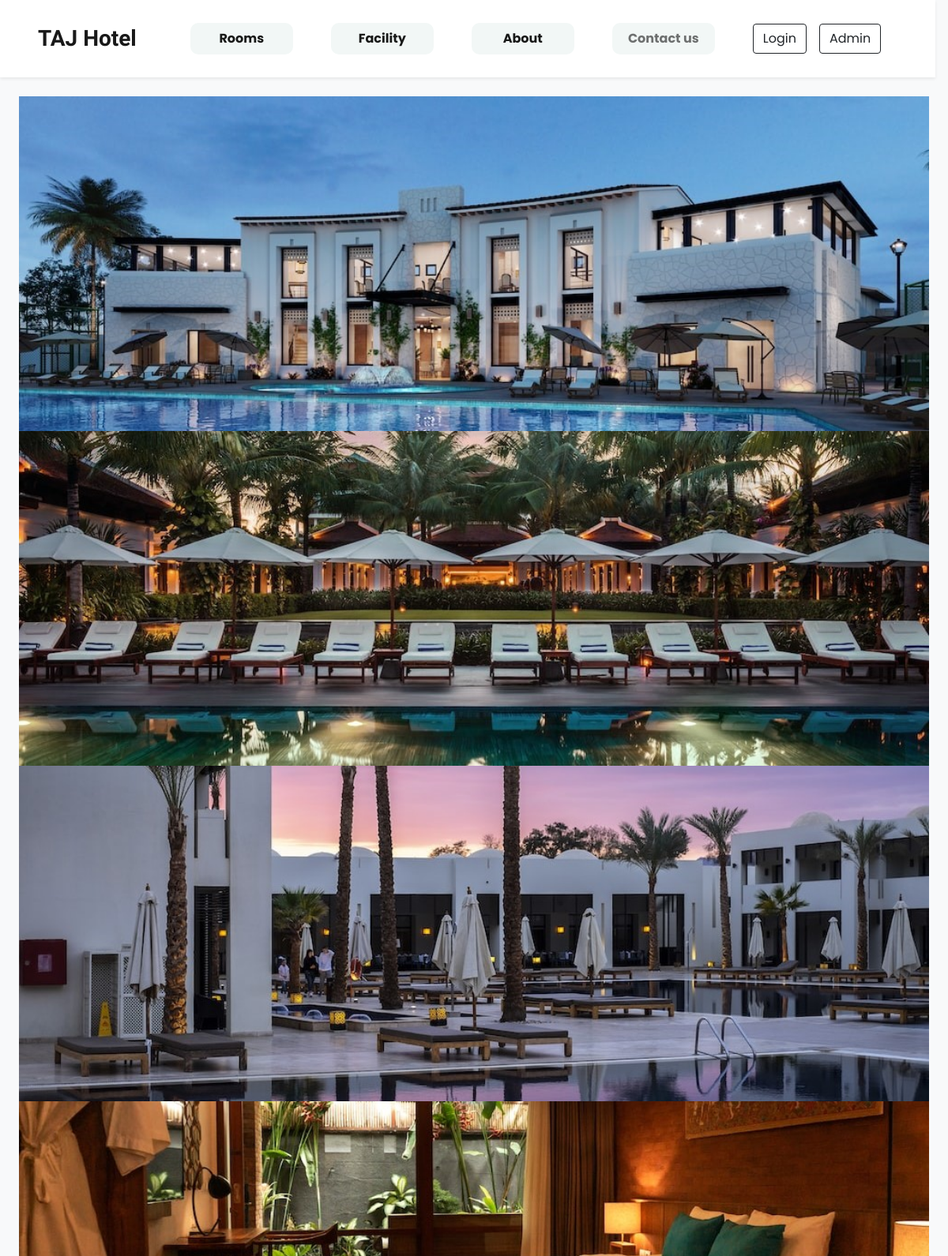
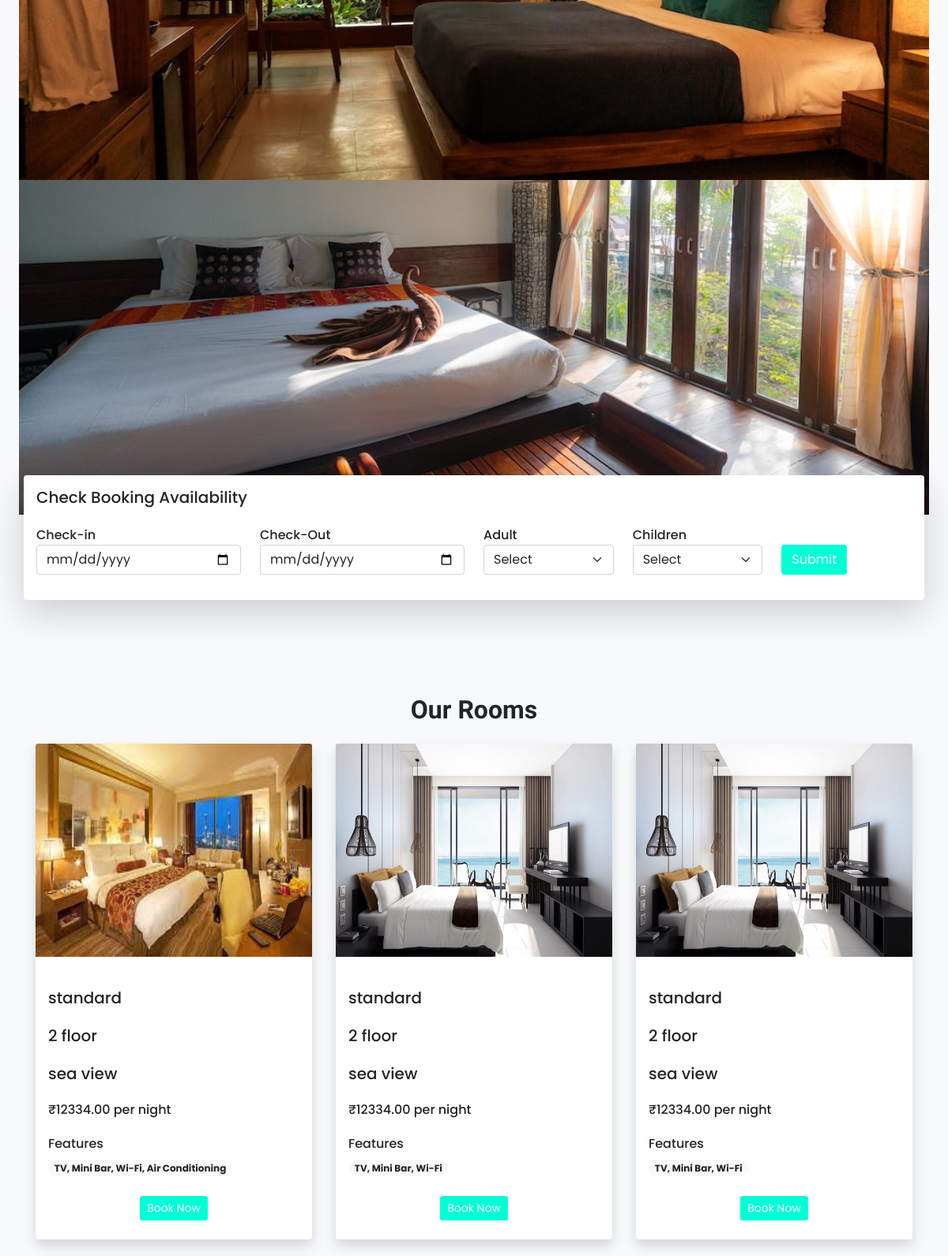
The app's page /Mini_Project/index.php (upper part) with its own data (2 pictures, top to bottom).
### tables this page shows
CREATE TABLE `rooms` (
  `room_number` int(10) NOT NULL,
  `room_type` varchar(50) NOT NULL,
  `occupancy` int(11) NOT NULL,
  `bed_type` varchar(20) NOT NULL,
  `view_type` varchar(50) DEFAULT NULL,
  `price` decimal(10,2) NOT NULL,
  `is_available` tinyint(1) NOT NULL,
  `description` text DEFAULT NULL,
  `floor` int(11) DEFAULT NULL,
  `image_url` varchar(255) DEFAULT NULL,
  `features_ids` varchar(255) DEFAULT NULL
);

### Mini_Project/index.php (the view, shortened to what this page needs)
<!DOCTYPE html>
<html lang="en">
<head>
    <link href="https://cdn.jsdelivr.net/npm/bootstrap@5.0.2/dist/css/bootstrap.min.css" rel="stylesheet">
    <link rel="stylesheet" href="https://cdn.jsdelivr.net/npm/bootstrap-icons@1.10.5/font/bootstrap-icons.css">
    <link rel="stylesheet" href="https://cdn.jsdelivr.net/npm/swiper@10/swiper-bundle.min.css"/>
    <link rel="stylesheet" href="https://cdn.jsdelivr.net/npm/swiper@10/swiper-bundle.min.css"/>
    <link rel="stylesheet" href="index.css?v=<?php echo time(); ?>">
</head>
<body class="bg-light">
    <?php require("inc/navBar.php")?>
    <div class="container-fluid  swiper px-lg-4 mt-4 h-10">
        <div class="swiper mySwiper">
            <div class="swiper-wrapper">
                <div class="swiper-slide">
                    <img src="images/Hotel_image1.jpeg" class="w-100  d-block"/>
                </div>
                <div class="swiper-slide">
                    <img src="images/Hotel_image2.jpeg" class="w-100  d-block"/>
                </div>
                <div class="swiper-slide">
                    <img src="images/Hotel_image3.jpeg" class="w-100  d-block"/>
                </div>
                <div class="swiper-slide">
                    <img src="images/Hotel_image4.jpeg" class="w-100  d-block"/>
                </div>
                <div class="swiper-slide">
                    <img src="images/Hotel_image5.jpeg"class="w-100  d-block"/>
                </div>
            </div>
        </div>
    </div>
    <div class="container avilibility-form">
        <div class="row">
            <div class="col-lg-12 bg-white  shadow-lg p-3 mb-5 bg-white rounded">
                <h5 class="mb-4">Check Booking Availability</h5>
                    <form action="Booking/searchroom.php" method="post">
                        <div class="row align-items-end" >
                            <div class="col-lg-3 mb-3">
                                <label class="form-lable" style="font-weight:500" >Check-in</label>
                                <input type="date" class="form-control shadow-none" name="check_in_date">
                            </div>
                            <div class="col-lg-3 mb-3">
                                <label class="form-lable" style="font-weight:500">Check-Out</label>
                                <input type="date" class="form-control shadow-none" name="check_out_date">
                            </div>
                            <div class="col-lg-2 mb-3">
                                <label class="form-lable" style="font-weight:500">Adult</label>
                                <select class="form-select shadow-none" name="adults">
                                    <option selected>Select</option>
                                </select>
                            </div>
                            <div class="col-lg-2 mb-3">
                                <label class="form-lable" style="font-weight:500">Children</label>
                                <select class="form-select shadow-none" name="children">
                                    <option selected>Select</option>
                                </select>
                            </div>
                            <div class="col-lg-1">
                                <button type="submit" class="btn btn-submit text-white shadow-none custom-bg mb-3" id="check_btn" name="searchbtn">Submit</button>
                            </div>
                        </div>
                    </form>
            </div>
        </div>
    </div>
    <h2 class="mt-5 pt-4 mb-4 text-center fw-bold h-font">Our Rooms</h2>
            <div class="container">
                <div class="row">
                    <?php
                    $query = "SELECT rooms.*, GROUP_CONCAT(features.name SEPARATOR ', ') AS features_list
                            FROM rooms
                            LEFT JOIN features ON FIND_IN_SET(features.id, rooms.features_ids)
                            GROUP BY rooms.room_number";
                    $result = $conn->query($query);
                    $cnt=0;
                    while ($row = $result->fetch_assoc()) {
                        echo '<div class="col-lg-4 col-md-6 mb-4">';
                        echo '    <div class="card border-0 shadow" style="max-width: 350px; margin:auto;">';
                        echo '        <img class="card-img-top" src="images/Rooms/'. $row['image_url'] . '" alt="Card image cap" style="width: 350px; height: 270px;">';
                        echo '        <div class="card-body">';
                        echo '            <h5 class="mb-4 mt-4">' . $row['room_type'] . '</h5>';
                        echo '            <h5 class="mb-4 mt-4">' . $row['floor'] . ' floor</h5>';
                        echo '            <h5 class="mb-4 mt-4">' . $row['view_type'] . ' view</h5>';
                        echo '            <h6 class="mb-4 mt-4">₹' . $row['price'] . ' per night</h6>';
                        echo '            <div class="features mb-4">';
                        echo '                <h6>Features</h6>';
                        echo '                <span class="badge rounded-pill bg-light text-dark test-wrap">' . $row['features_list'] . '</span>';
                        echo '            </div>';
                        echo '            <div class="d-flex justify-content-evenly mb-2">';
                        echo '                <a href="Booking/booking.php?room_number=' . $row['room_number'] . '" class="btn btn-submit btn-sm text-white shadow-none">Book Now</a>';
                        echo '            </div>';
                        echo '        </div>';
                        echo '    </div>';
                        echo '</div>';
                        $cnt++;
                        if($cnt==4){
                            break;
                        }
                    }
                    ?>
                </div>
            </div>
</body>
</html>

### Mini_Project/index.css (style rules this page uses)
.btn-submit { background-color: #00ffd5; }
.avilibility-form { margin-top: -50px; z-index: 1; position: relative; }

### Mini_Project/index.php (style rules this page uses)
* { font-family: 'Poppins', sans-serif; font-weight: bold; }
.h-font { font-family: 'Borel', cursive; }

### records on screen
rooms: image_url (picture), room_type "standard", floor "2", view_type "sea", price "12334.00", features_list "TV, Mini Bar, Wi-Fi, Air Conditioning"
rooms: image_url (picture), room_type "standard", floor "2", view_type "sea", price "12334.00", features_list "TV, Mini Bar, Wi-Fi"
rooms: image_url (picture), room_type "standard", floor "2", view_type "sea", price "12334.00", features_list "TV, Mini Bar, Wi-Fi"
